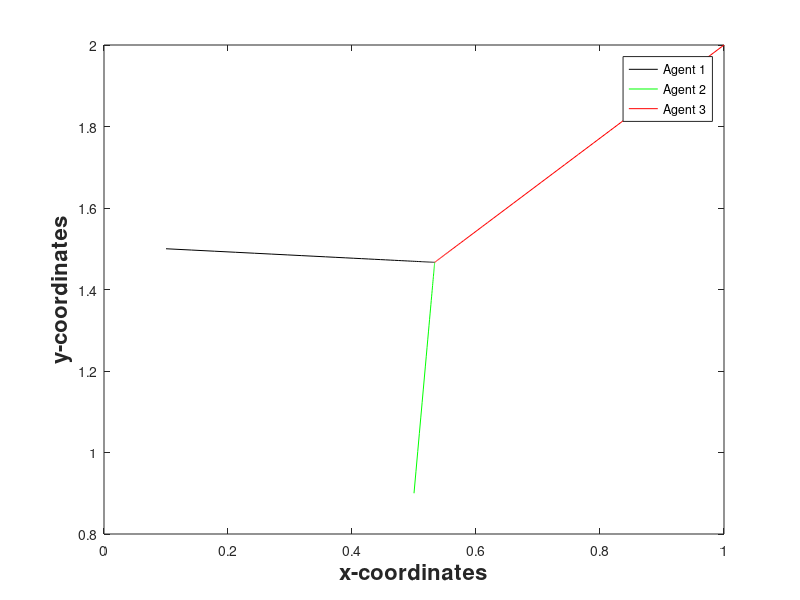

The MATLAB script that drew this image:
%% Nearest neighbor consensus for a 3-agent unweighted network

x0 = [0.1 0.5 1]';
y0 = [1.5 0.9 2]';
Dp = diag([2 2 2]); % Diagonal degree matrix
Ap = [0 1 1;1 0 1;1 1 0]; % Adjacency matrix 
Lp = Dp-Ap; % Laplacian matrix
t = 0:0.1:10;

Fp = inv(eye(3)+Dp)*(Ap+eye(3)); % Refer (32) in PDF
[t,x] = ode45(@(t,x) (Fp-eye(3))*x,t, x0); 
[t,y] = ode45(@(t,y) (Fp-eye(3))*y,t, y0); 
figure(1)
plot(x(:,1),y(:,1),'k')
hold on;
plot(x(:,2),y(:,2),'g')
plot(x(:,3),y(:,3),'r')
xlabel('x-coordinates','fontweight','bold','fontsize',16);
ylabel('y-coordinates','fontweight','bold','fontsize',16);
legend('Agent 1','Agent 2','Agent 3')
hold off;

% EOF